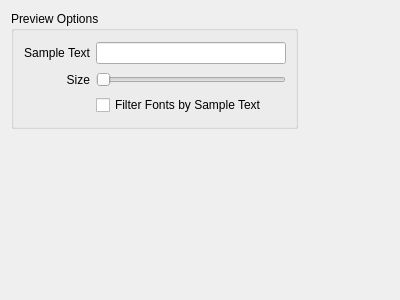
<?xml version="1.0" encoding="UTF-8"?>
<ui version="4.0">
 <class>QXFontListOptionsWidget</class>
 <widget class="QWidget" name="QXFontListOptionsWidget">
  <property name="geometry">
   <rect>
    <x>0</x>
    <y>0</y>
    <width>400</width>
    <height>300</height>
   </rect>
  </property>
  <property name="windowTitle">
   <string>Form</string>
  </property>
  <widget class="QGroupBox" name="previewSettingsGoupBox">
   <property name="geometry">
    <rect>
     <x>11</x>
     <y>11</y>
     <width>287</width>
     <height>118</height>
    </rect>
   </property>
   <property name="title">
    <string>Preview Options</string>
   </property>
   <layout class="QGridLayout" name="gridLayout">
    <item row="0" column="1">
     <widget class="QLineEdit" name="previewTextEdit"/>
    </item>
    <item row="1" column="1">
     <widget class="QSlider" name="previewFontSizeSlider">
      <property name="minimum">
       <number>20</number>
      </property>
      <property name="orientation">
       <enum>Qt::Horizontal</enum>
      </property>
     </widget>
    </item>
    <item row="0" column="0">
     <widget class="QLabel" name="label">
      <property name="text">
       <string>Sample Text</string>
      </property>
      <property name="alignment">
       <set>Qt::AlignRight|Qt::AlignTrailing|Qt::AlignVCenter</set>
      </property>
     </widget>
    </item>
    <item row="1" column="0">
     <widget class="QLabel" name="label_2">
      <property name="text">
       <string>Size</string>
      </property>
      <property name="alignment">
       <set>Qt::AlignRight|Qt::AlignTrailing|Qt::AlignVCenter</set>
      </property>
     </widget>
    </item>
    <item row="2" column="1">
     <widget class="QCheckBox" name="previewCoverAllCharsCheckBox">
      <property name="toolTip">
       <string>Show only the fonts which contain all the sample characters.</string>
      </property>
      <property name="text">
       <string>Filter Fonts by Sample Text</string>
      </property>
     </widget>
    </item>
   </layout>
  </widget>
 </widget>
 <resources/>
 <connections/>
</ui>
